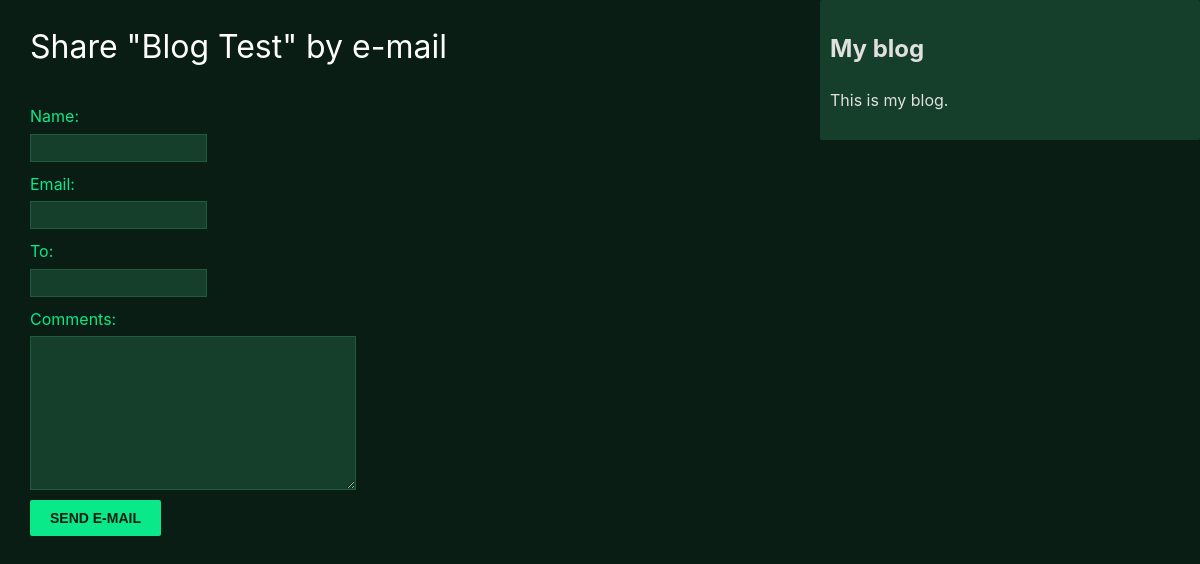
Page /1/share/ on the earlier database version.
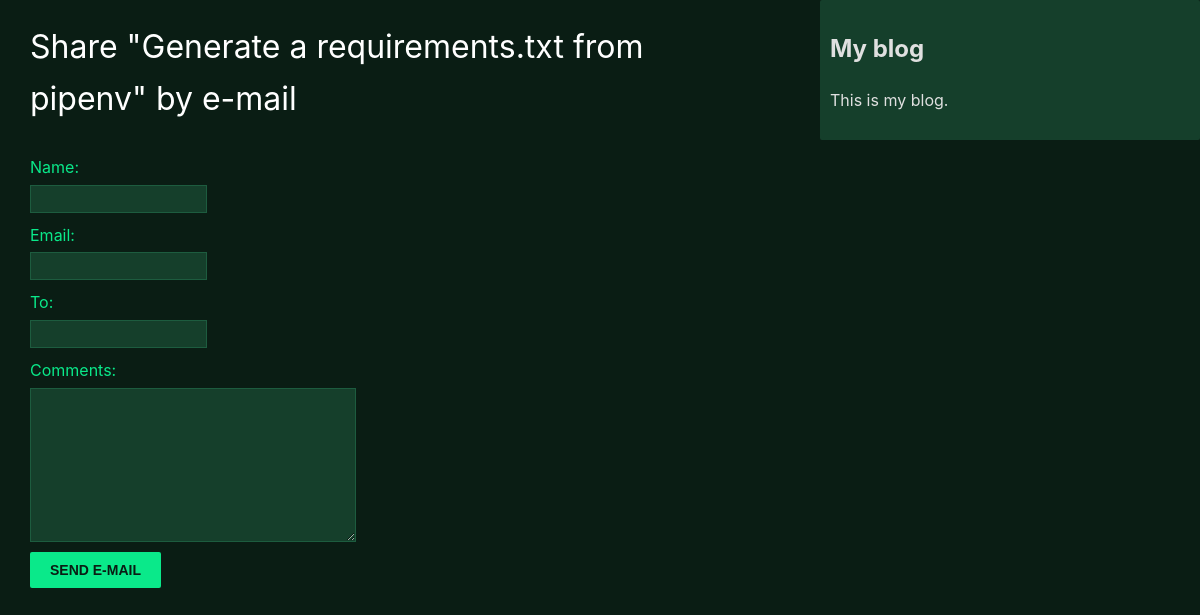
Same page on the later database version.
### blog/models.py (models this page shows, shortened)
class Post_djb(models.Model):
    class Status(models.TextChoices):
        DRAFT = 'd', 'Draft'
        PUBLISHED = 'p', 'Published'
    title = models.CharField(max_length=87)
    slug = models.SlugField(max_length=87, unique_for_date='publish')
    author = models.ForeignKey(settings.AUTH_USER_MODEL, on_delete=models.CASCADE, related_name='blog_posts')
    body = models.TextField()
    publish = models.DateTimeField(default=timezone.now)
    created = models.DateTimeField(auto_now_add=True)
    updated = models.DateTimeField(auto_now=True)
    status = models.CharField(max_length=1, choices=Status.choices, default=Status.DRAFT)
    objects = models.Manager()
    published = PublishedManager()
    class Meta:
        ordering = ['-publish']
        indexes = [
            models.Index(fields=['-publish']),
        ]

### blog/views.py (the view)
# urls.py: path('<int:post_id>/share/', views.post_share, name='post_share'),
def post_share(request, post_id):
    post = get_object_or_404(
        Post_djb,
        id=post_id,
        status=Post_djb.Status.PUBLISHED
    )
    sent = False
    if request.method == 'POST':
        form = EmailPostForm(request.POST)
        if form.is_valid():
            cd = form.cleaned_data
            post_url = request.build_absolute_uri(
                post.get_absolute_url()
            )
            subject = (
                f"{cd['name']} ({cd['email']}) "
                f"recommends you read {post.title}"
            )
            message = (
                f"Read {post.title} at {post_url}\n\n"
                f"{cd['name']}'s comments: {cd['comments']}"
            )
            send_mail(
                subject=subject,
                message=message,
                from_email=None,
                recipient_list=[cd['to']],
            )
            sent = True
    else:
        form = EmailPostForm()
    return render(
        request,
        'blog/post/share.html',
        {
            'post': post,
            'form': form,
            'sent': sent
        },
    )

### blog/forms.py
class EmailPostForm(forms.Form):
    name = forms.CharField(max_length=25)
    email = forms.EmailField()
    to = forms.EmailField()
    comments = forms.CharField(required=True, widget=forms.Textarea)

### blog/templates/blog/post/share.html (shortened to what this page needs)
{% extends "blog/base.html" %}
{% block content %}
  {% if sent %}
    <h1>E-mail successfully sent</h1>
    <p>
      "{{ post.title }}" was successfully sent to {{ form.cleaned_data.to }}.
    </p>
      <p>
            <a href="{% url 'blog:post_list' %}" class="btn btn-secondary">Back to Blog List</a>
    </p>
  {% else %}
    <h1>Share "{{ post.title }}" by e-mail</h1>
    <form method="post" novalidate>
      {{ form.as_p }}
      <input type="submit" value="Send e-mail">
    </form>
  {% endif %}
{% endblock %}

Differences in the rows shown:
changed Post_djb: title "Blog Test" → "Generate a requirements.txt from pipenv"
